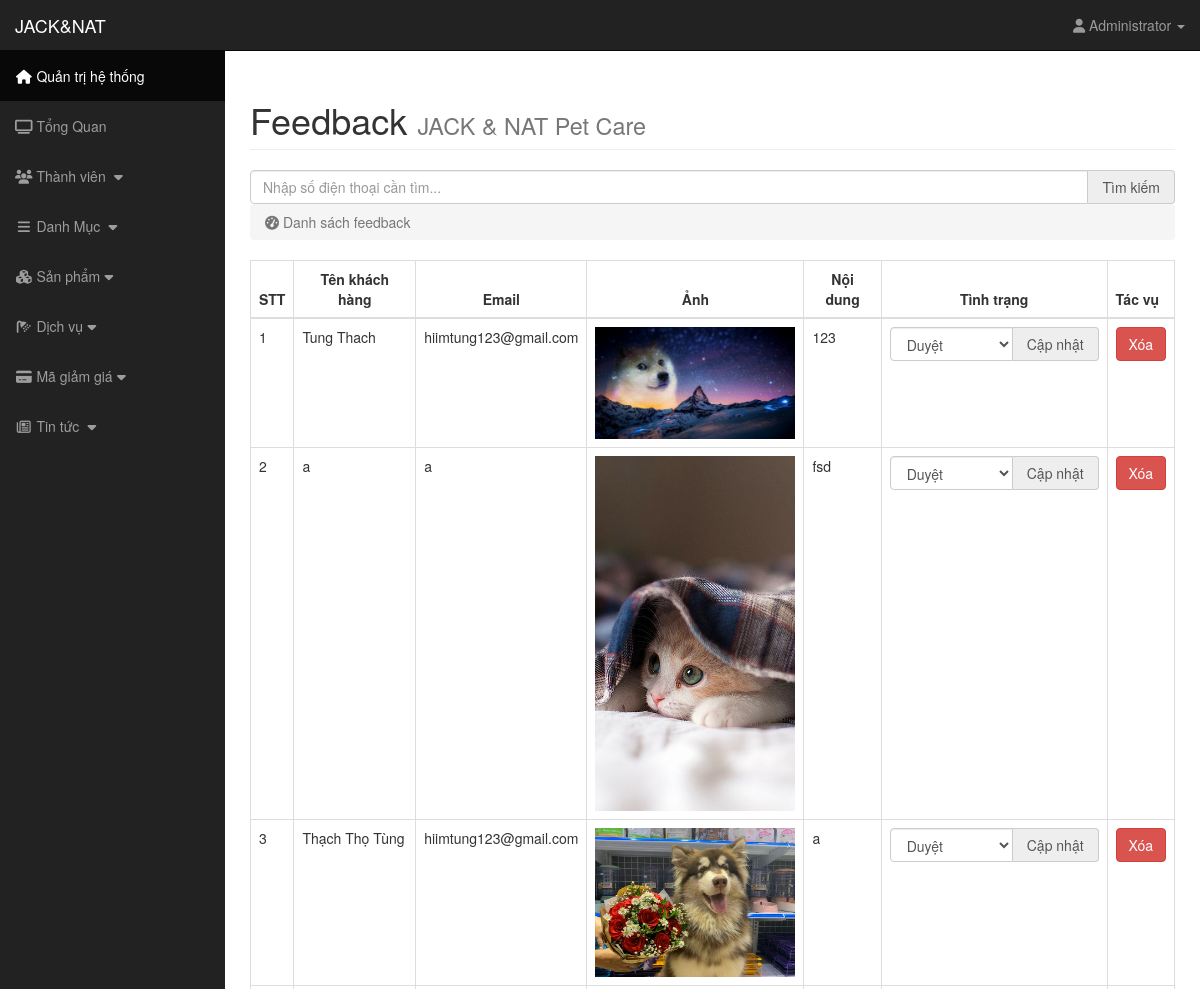
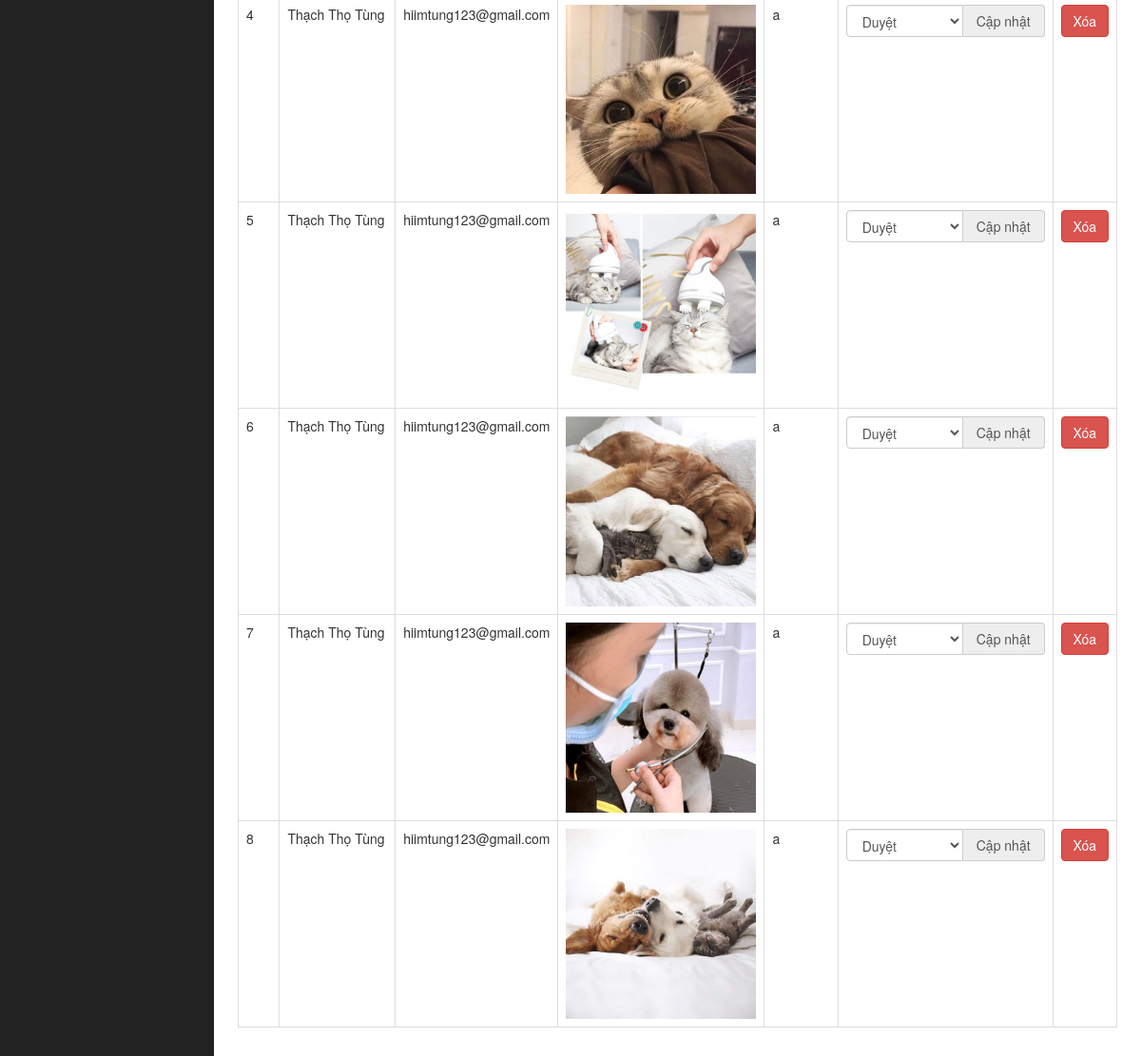
The app's page /backend/index.php?page=feedback (signed in) with its own data (2 pictures, top to bottom).
### tables this page shows
CREATE TABLE `tbl_feedback` (
  `id_feedback` int(16) NOT NULL,
  `id_khach_hang` int(16) NOT NULL,
  `ten_khach_hang` varchar(296) NOT NULL,
  `email` varchar(296) NOT NULL,
  `img` varchar(296) NOT NULL,
  `noi_dung` varchar(296) NOT NULL,
  `trang_thai` int(1) DEFAULT NULL
);

### backend/views/feedback.php (the view, shortened to what this page needs)
<?php
    if (isset($_POST['submit_search'])) {
        $key = $_POST['keyw'];
        $sql = "SELECT *FROM tbl_feedback WHERE noi_dung LIKE '%$key%' ORDER BY id_feedback";
    }else{
        $sql = "SELECT *FROM tbl_feedback ORDER BY id_feedback";
    }
    $query = mysqli_query($conn, $sql);
    $count = mysqli_num_rows($query);
?>
<div class="container-fluid">
    <div class="row">
        <div class="col-lg-12">
            <h1 class="page-header">
                Feedback <small>JACK & NAT Pet Care</small>
            </h1>
            <form action="" method="POST">
                <div class="input-group">
                  <input type="text" required="" placeholder="Nhập số điện thoại cần tìm..." name="keyw" class="form-control" value="<?php if(isset($key)) { echo $key; } ?>"/>
                  <span class="input-group-addon">
                      <button style="line-height: 0px; padding: 0px;" type="submit" class="" name="submit_search">Tìm kiếm</button>
                  </span>
                </div>
            </form>
            <ol class="breadcrumb">
                <li class="active">
                    <i class="fa fa-dashboard"></i> Danh sách feedback
                </li>
            </ol>
        </div>
    </div>
    <div class="row">
        <div class="col-lg-12 col-xs-12 col-sm-12 col-md-12">
            <div class="table-responsive">
                <table class="table table-hover table-bordered">
                    <?php if ($count > 0) { ?>
                    <thead>
                        <tr>
                            <th class="text-center">STT</th>
                            <th class="text-center">Tên khách hàng</th>
                            <th class="text-center">Email</th>
                            <th class="text-center">Ảnh </th>
                            <th class="text-center">Nội dung</th>
                            <th class="text-center">Tình trạng</th>
                            <th scope="col">Tác vụ</th>
                        </tr>
                    </thead>
                    <tbody>
                        <?php
                            $stt = 0;
                            while ($row = mysqli_fetch_array($query)) {
                                 $stt += 1;
                        ?>
                            <tr>
                                <td><?php echo $stt; ?></td>
                                <td><?php echo $row['ten_khach_hang']; ?></td>
                                <td><?php echo $row['email']; ?></td>
                                <td><img src="../images/uploads/<?php echo $row['img']; ?>" width="200" alt=""></td>
                               	<td><?php echo $row['noi_dung']; ?></td>
                                <td>
                                    <form action="index.php?page=feedback&id=<?php echo $row['id_feedback']; ?>" method="POST">
                                        <div class="input-group">
                                            <select class="form-control" name="trangThai" id="">
                                                <option value="1" <?php if(isset($row['trang_thai']) && $row['trang_thai'] == 1) { ?> selected="selected"  <?php } ?> >Duyệt</option>
                                            </select>
                                            <span class="input-group-addon">
                                                <button onclick="return confirm('Bạn có thực sự muốn cập nhật trạng thái đặt này không?');" style="line-height: 0px; padding: 0px;" type="submit" name="submit">Cập nhật</button>
                                            </span>
                                        </div>
                                    </form>
                                </td>
                                <td>
										<a onclick="return confirm('Bạn có muốn xóa feedback này không? ');" href="index.php?page=del-feedback&id=<?php echo $row['id_feedback']; ?>">
											<button class="btn btn-danger">Xóa</button>
										</a>
									</td>
                            </tr>
                        <?php
                                }
                            }
                        ?>
                    </tbody>
                </table>
            </div>
        </div>
    </div>
</div>

### backend/css/sb-admin.css (style rules this page uses)
body { margin-top: 100px; background-color: #222; }
@media (min-width:768px) { body { margin-top: 50px; } }

### records on screen
tbl_feedback: ten_khach_hang "Tung Thach", email "hiimtung123@gmail.com", img (picture), noi_dung "123", trangThai "Duyệt"
tbl_feedback: ten_khach_hang "a", email "a", img (picture), noi_dung "fsd", trangThai "Duyệt"
tbl_feedback: ten_khach_hang "Thạch Thọ Tùng", email "hiimtung123@gmail.com", img (picture), noi_dung "a", trangThai "Duyệt"
tbl_feedback: ten_khach_hang "Thạch Thọ Tùng", email "hiimtung123@gmail.com", img (picture), noi_dung "a", trangThai "Duyệt"
tbl_feedback: ten_khach_hang "Thạch Thọ Tùng", email "hiimtung123@gmail.com", img (picture), noi_dung "a", trangThai "Duyệt"
tbl_feedback: ten_khach_hang "Thạch Thọ Tùng", email "hiimtung123@gmail.com", img (picture), noi_dung "a", trangThai "Duyệt"
tbl_feedback: ten_khach_hang "Thạch Thọ Tùng", email "hiimtung123@gmail.com", img (picture), noi_dung "a", trangThai "Duyệt"
tbl_feedback: ten_khach_hang "Thạch Thọ Tùng", email "hiimtung123@gmail.com", img (picture), noi_dung "a", trangThai "Duyệt"

### other values on screen
$_SESSION['name'] "Administrator"
